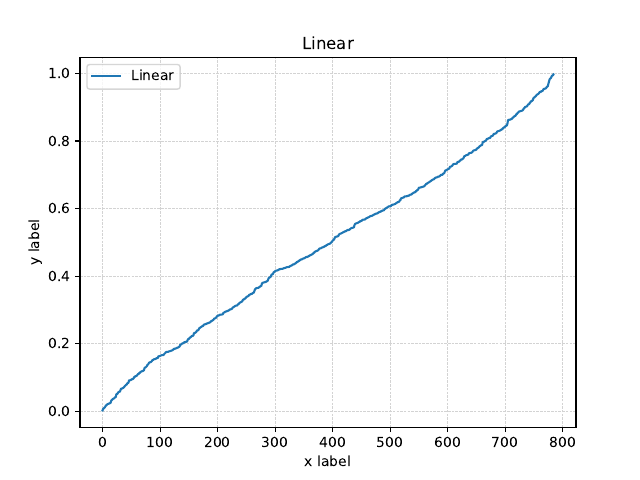

The Python source for this figure:
# Adding grids
import matplotlib.pyplot as plt
import numpy as np

# Fixing random state for reproducibility
np.random.seed(10000)

# Make up some data in the interval (0, 1)
# Draw random samples from a normal (Gaussian) distribution.
y = np.random.normal(loc=0.5, scale=0.4, size=1000)
y = y[(y > 0) & (y < 1)]
y.sort()
x = np.arange(len(y))


plt.figure()

# Plot a Linear scale
plt.plot(x, y, label='Linear')
plt.yscale('linear')
plt.title('Linear')
plt.xlabel('x label')
plt.ylabel('y label')
plt.grid(color='lightgray', linestyle='--', linewidth='0.5')

plt.legend()
plt.savefig('set_grid.pdf')
plt.show()



